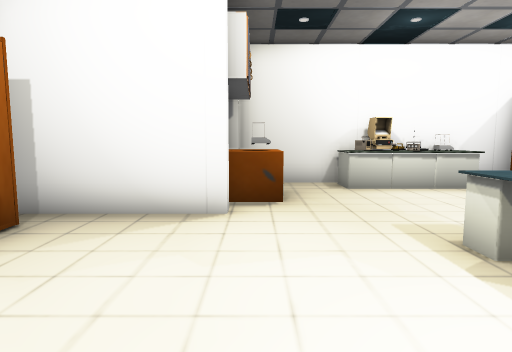
view 1 (above)

17 first-person views from a walk through a 3-D level made in the Unity game engine. The camera is 1.3 m above the floor, tilts 6° down and sees 75° across. The floor is counted in squares, 1 m on a side. Each view is taken from the middle of a square. On the plan, view 1 faces up. The plan holds only what a view shows up to about 14 squares ahead; the rest is blank. The place goes on beyond the plan. Some animated figures are not drawn. Some surface patterns are stand-ins.

view 2
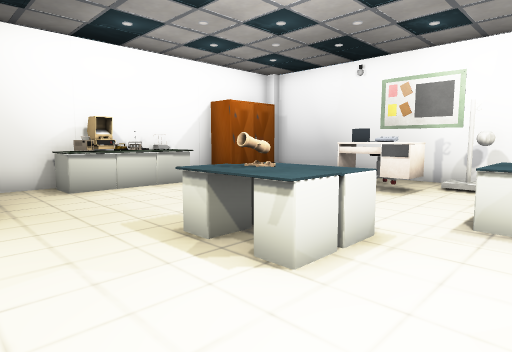

view 3
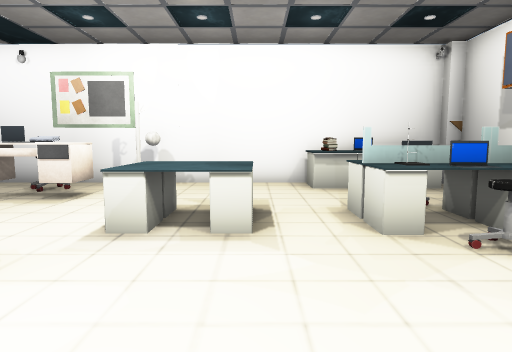

view 4
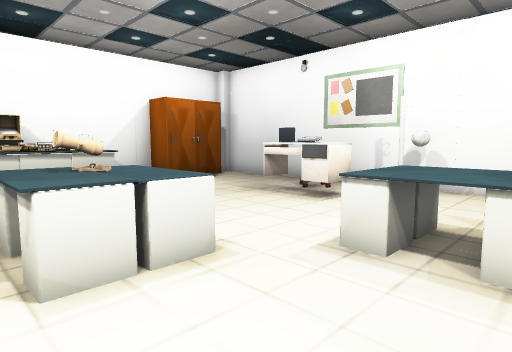

view 5
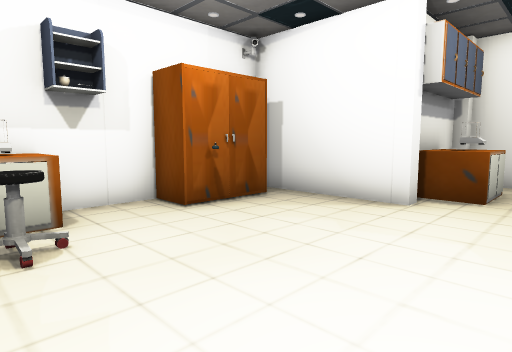

view 6
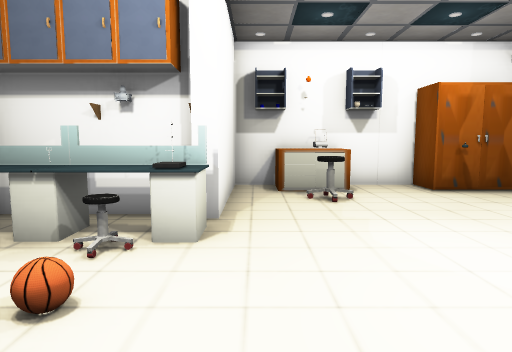

view 7
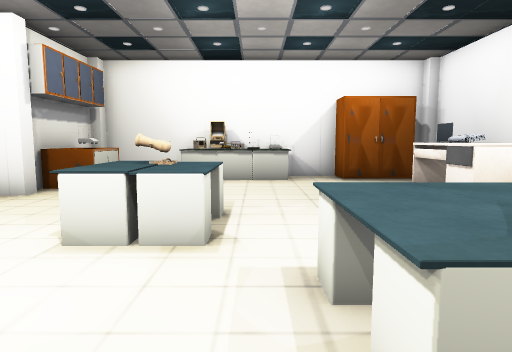

view 8
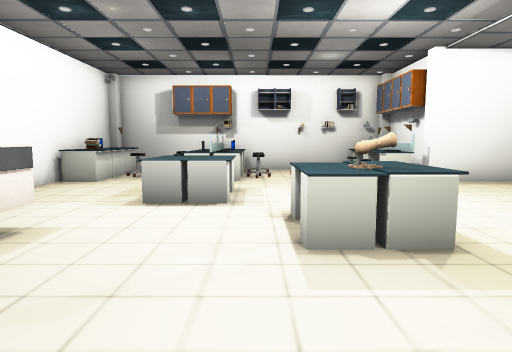

view 9
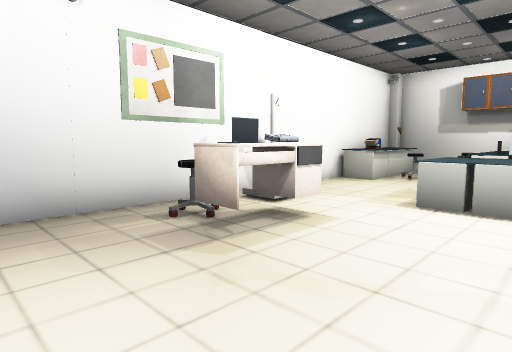

view 10
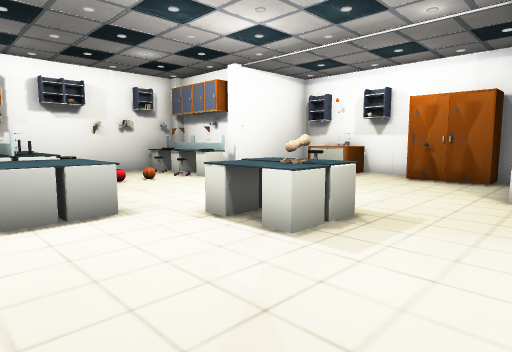

view 11
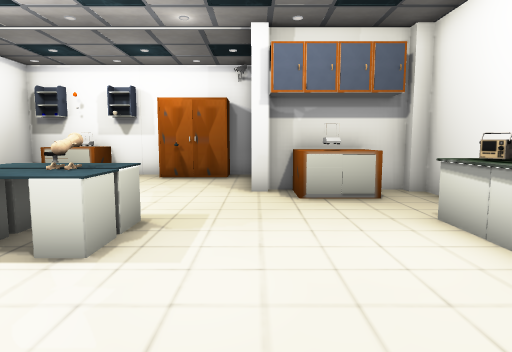

view 12
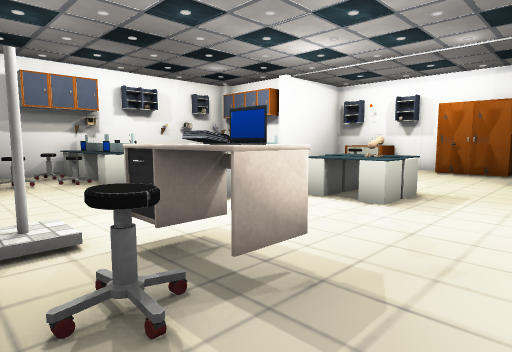

view 13
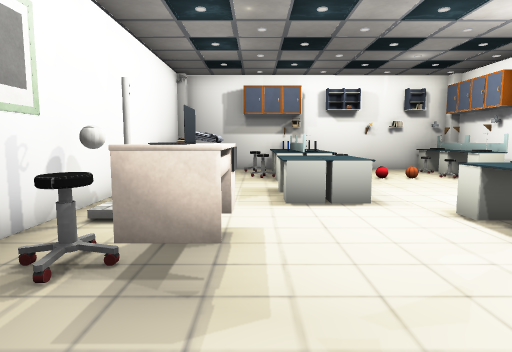

view 14
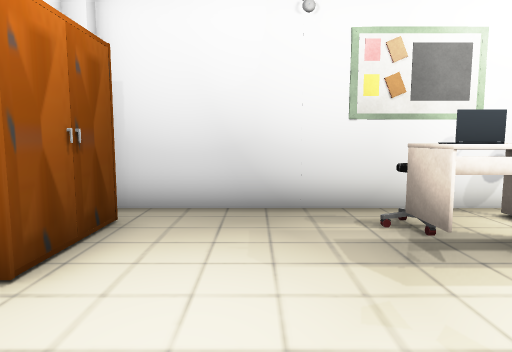

view 15
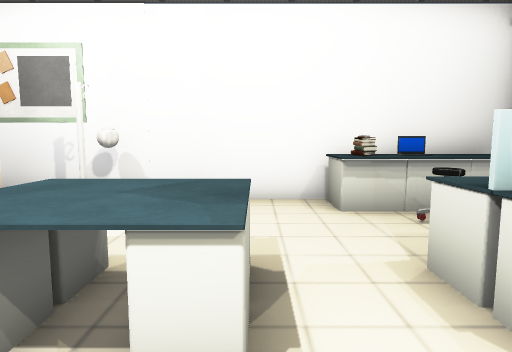

view 16
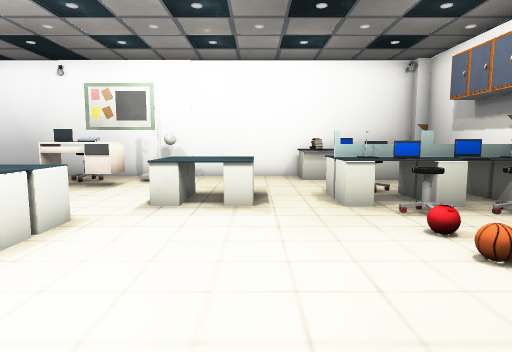

view 17
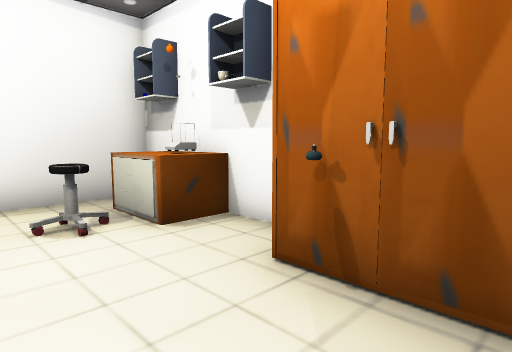

### Floor plan
Points are (right, up) in squares from view 1. A wall is a line through its corners. A room is listed if a view was taken in it or the views show most of it. See-through windows are left out.
Room 1 (views 1, 2, 3, 4, 5, 6, 7, 8, 9, 10, 11, 12, 13, 14, 15, 16, 17)
walls: (-1.4, 5.9) (-4.5, 5.9); (-0.9, -3.4) (-0.9, -6.5); (0, -4.4) (0, -5.5); (2.6, 10.4) (-0.6, 10.4); (-4.9, 2.8) (-4.9, -2.6) (-1.4, -2.6); (7.5, 10.4) (6.4, 10.4); (-0.9, 10) (-0.9, 6.5); (-4.9, 5.9) (-4.9, 4.9); (11.4, -6.5) (11.4, 9.8)
objects: other object (-4, -1); other object (-4, 0); other object (-4, 3); other object (-4, 5); chair (-3, 0) to (-2, 0); lamp (-3, 3); pillar (-1, -3); pillar (-1, 6); other object (0, -6); other object (0, -4) to (1, -3); other object (0, -3); other object (0, 7) to (1, 9); other object (0, 8); other object (1, -6) to (1, -5); chair (1, -4); other object (2, 2) to (3, 4); other object (3, 9) to (6, 10); other object (4, 2); other object (4, 3) to (4, 4); chair (5, -6); chair (5, -4); other object (6, -6); laptop (6, -5); laptop (6, -4); other object (6, -3); other object (6, -1) to (6, 1); other object (7, -6); other object (7, -5); other object (7, -4); other object (7, -3); other object (7, -1) to (7, 1); chair (8, -6); chair (8, -4); desk (8, 3) to (9, 5); other object (8, 9) to (10, 10); chair (9, -4); laptop (9, 4) to (9, 5); other object (10, -6) to (11, -5); laptop (10, -4) to (11, -4); other object (10, -3) to (11, -3); pole (10, 2); chair (10, 4) to (10, 5); ball (11, 2); other object (11, 3); pillar (11, 10)

Where each view was taken, in squares from view 1:
view 1: 0 up, 0 right, facing up
view 2: 0 up, 0 right, facing up-right
view 3: 1 down, 1 right, facing right
view 4: 1 down, 2 right, facing up-right
view 5: 1 down, 2 right, facing up-left
view 6: 2 down, 5 right, facing left
view 7: 2 down, 5 right, facing up
view 8: 8 up, 5 right, facing down
view 9: 8 up, 5 right, facing down-right
view 10: 7 up, 8 right, facing down-left
view 11: 6 up, 8 right, facing left
view 12: 7 up, 11 right, facing down-left
view 13: 8 up, 8 right, facing down
view 14: 7 up, 5 right, facing right
view 15: 1 down, 4 right, facing right
view 16: 1 down, 1 left, facing right
view 17: 5 up, 1 left, facing down-left
